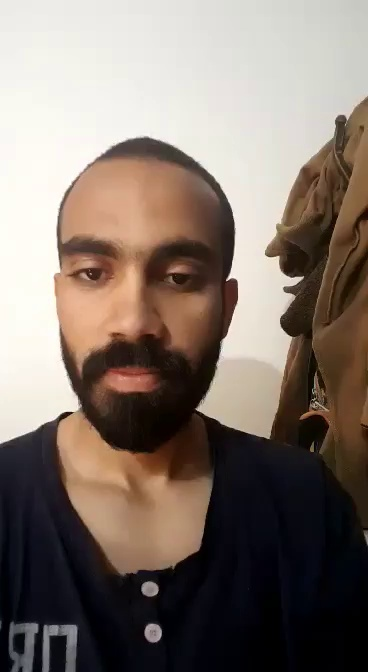
#> input picture awad/awad0.jpg, 368 x 672 px; its folder holds only this picture in this run
$ python face_detector.py   (older library calls are emulated)
#> lines starting #> are read from the running program, lines starting #| are printed output that depends on the picture; after the words box and inside, x2 and y2 are one past the last pixel; in counts of white or black regions, pixels touching at a corner belong together
#> further down, img is the input picture: shape (672, 368, 3); mean B, G, R 108.6, 117.4, 130.4
#face detection using image processing  only


import cv2
import numpy as np

Names=['awad','ezzat','waly','ibrahim']

# file_dest= [name+'/'+name + '.mp4' for name in Names]

def Detect_face(img):
    img_YCrCb = cv2.cvtColor(img, cv2.COLOR_BGR2YCrCb)
#> img_YCrCb: shape (672, 368, 3); mean of channels 0, 1, 2 120.3, 135.2, 121.4
    YCrCb_mask = cv2.inRange(img_YCrCb, (0, 135, 85), (255,180,135))
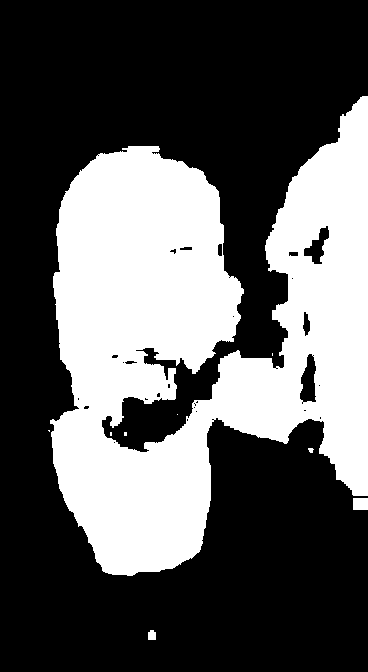
#> YCrCb_mask: shape (672, 368); 36.1% white; 9 white regions (5 under 20 px), largest, box (x1, y1, x2, y2) and area: (50, 96, 368, 576) 88979, (353, 498, 368, 510) 180, (148, 630, 156, 640) 72, (308, 448, 314, 453) 22
    YCrCb_mask = cv2.morphologyEx(YCrCb_mask, cv2.MORPH_OPEN, np.ones((5,5), np.uint8))
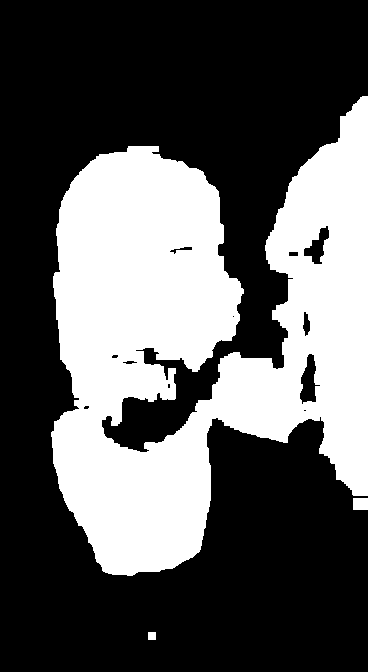
#> YCrCb_mask: shape (672, 368); 35.9% white; 3 white regions, box (x1, y1, x2, y2) and area: (51, 96, 368, 576) 88619, (353, 498, 368, 510) 180, (148, 632, 156, 640) 64
    global_mask=cv2.medianBlur(YCrCb_mask,5)
#> global_mask: shape (672, 368); 36% white; 2 white regions, box (x1, y1, x2, y2) and area: (51, 96, 368, 576) 88948, (148, 632, 156, 640) 52
    #global_mask = cv2.GaussianBlur(YCrCb_mask, (3, 3), 0)
    global_mask = cv2.morphologyEx(global_mask, cv2.MORPH_OPEN, np.ones((4,4), np.uint8))
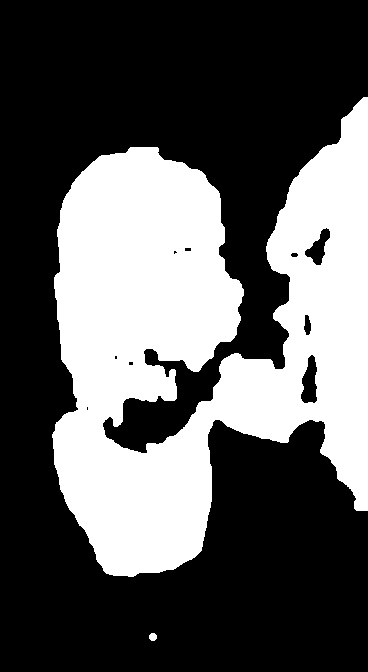
#> global_mask: shape (672, 368); 35.8% white; 2 white regions, box (x1, y1, x2, y2) and area: (52, 97, 368, 577) 88504, (149, 633, 157, 641) 52
    global_mask = cv2.morphologyEx(global_mask, cv2.MORPH_CLOSE, np.ones((15,15), np.uint8))
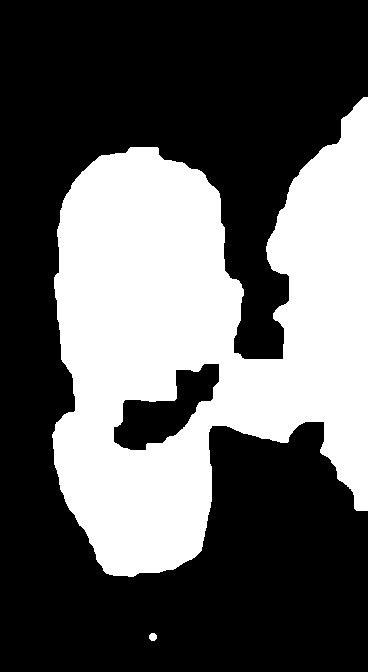
#> global_mask: shape (672, 368); 36.9% white; 2 white regions, box (x1, y1, x2, y2) and area: (52, 97, 368, 577) 91118, (149, 633, 157, 641) 52

    kernel_circle=cv2.getStructuringElement(cv2.MORPH_ELLIPSE,(10,10))
    erosion_circle1 = cv2.erode(global_mask,kernel_circle,iterations = 15)
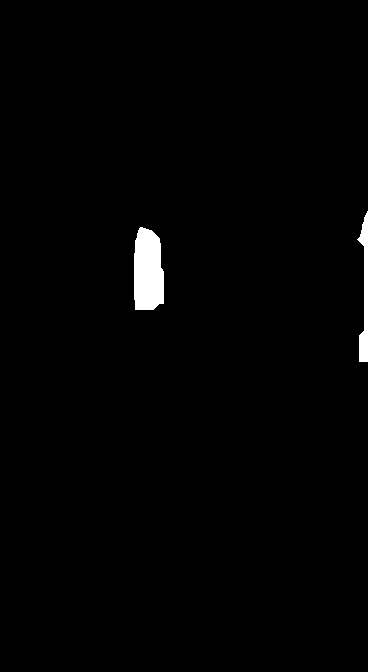
#> erosion_circle1: shape (672, 368); 1.2% white; 2 white regions, box (x1, y1, x2, y2) and area: (134, 227, 164, 310) 2154, (357, 211, 368, 362) 814
    erosion_circle1= cv2.morphologyEx(erosion_circle1, cv2.MORPH_OPEN, kernel_circle)
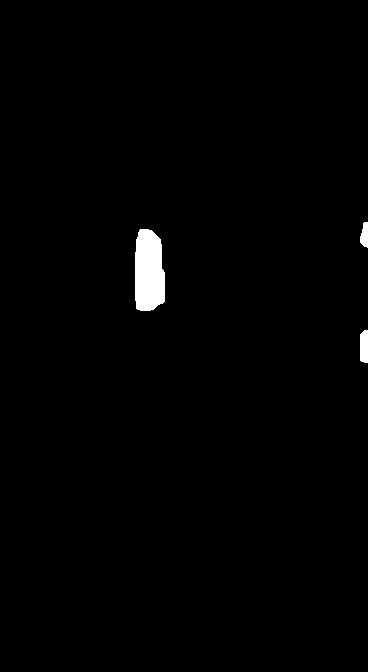
#> erosion_circle1: shape (672, 368); 1% white; 3 white regions, box (x1, y1, x2, y2) and area: (135, 229, 165, 311) 2137, (360, 330, 368, 363) 249, (360, 222, 368, 248) 158

    # [4 lines of commented-out code are left out]
    n_labels, img_labeled, lab_stats, X = cv2.connectedComponentsWithStats(erosion_circle1, connectivity=8, ltype=cv2.CV_32S)
#> img_labeled: shape (672, 368) int32; 4 distinct labels, from 0 to 3
#> n_labels = 4; lab_stats = [[0, 0, 368, 672, 244752], [360, 222, 8, 26, 158], [135, 229, 30, 82, 2137], [360, 330, 8, 33, 249]]; X = [[183.5, 336.1], [364.2, 234.8], [148.5, 271.2], [363.6, 346.3]]
    largest_obj_lab = np.argmax(lab_stats[1:, 4]) + 1
#> largest_obj_lab = 2
    largest_mask = np.zeros(erosion_circle1.shape, dtype=np.uint8)
    largest_mask[img_labeled == largest_obj_lab] = 255
    dilation = cv2.dilate(largest_mask,kernel_circle,iterations=20)
    face = cv2.bitwise_and(img, img, mask = dilation)
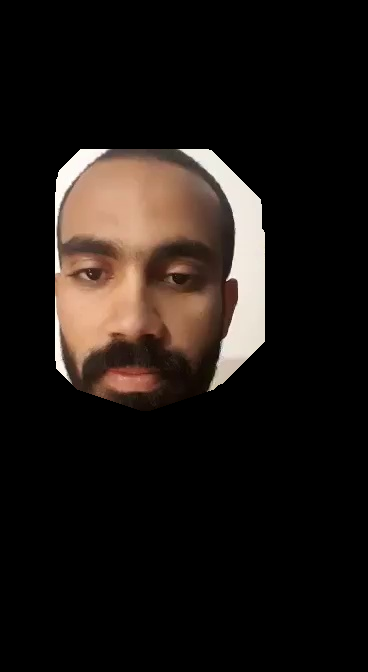
#> face: shape (672, 368, 3); mean B, G, R 19.6, 23.3, 29.5
    return face


for i in range(len(Names)):
    Name=Names[i]
#     print(Name)
    for count in range (25):

        # print(count)
        image_dest=Name+'/'+Name+str(count)+'.jpg'
        faces_dest=Name+'/'+'Faces'+'/'+str(count)+'.jpg'
        img=cv2.imread(image_dest)
        # cv2.imshow('image',img)
        # cv2.waitKey(10)
#> (the run stopped early here; a loop or call above may not have finished)
